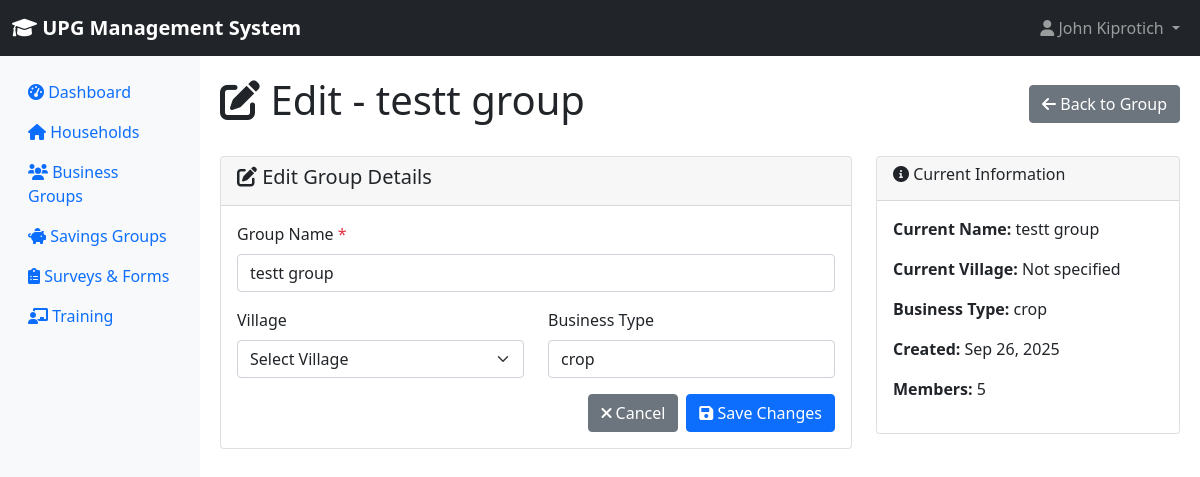
Page /business-groups/1/edit/ (signed in) on the committed database.
### accounts/models.py (models this page shows, shortened)
class User(AbstractUser):
    ROLE_CHOICES = [
        ('county_executive', 'County Executive (CECM & Governor)'),
        ('county_assembly', 'County Assembly Member'),
        ('ict_admin', 'ICT Administrator'),
        ('me_staff', 'M&E Staff'),
        ('field_associate', 'Field Associate/Mentor Supervisor'),
        ('mentor', 'Mentor'),
        ('beneficiary', 'Beneficiary'),
    ]
    email = models.EmailField(unique=True)
    role = models.CharField(max_length=20, choices=ROLE_CHOICES, default='mentor')
    phone_number = models.CharField(max_length=15, blank=True)
    office = models.CharField(max_length=100, blank=True)
    country = models.CharField(max_length=50, default='Kenya')
    is_active = models.BooleanField(default=True)
    created_at = models.DateTimeField(auto_now_add=True)
    updated_at = models.DateTimeField(auto_now=True)
    class Meta:
        db_table = 'upg_users'

### business_groups/models.py (models this page shows, shortened)
class BusinessGroup(models.Model):
    BUSINESS_HEALTH_CHOICES = [
        ('red', 'Red - Poor Performance'),
        ('yellow', 'Yellow - Fair Performance'),
        ('green', 'Green - Good Performance'),
    ]
    PARTICIPATION_STATUS_CHOICES = [
        ('active', 'Active'),
        ('withdrawn', 'Withdrawn'),
        ('suspended', 'Suspended'),
    ]
    BUSINESS_TYPE_CHOICES = [
        ('crop', 'Crop'),
        ('retail', 'Retail'),
        ('service', 'Service'),
        ('livestock', 'Livestock'),
        ('skill', 'Skill'),
    ]
    name = models.CharField(max_length=100)
    program = models.ForeignKey(Program, on_delete=models.CASCADE)
    current_business_health = models.CharField(max_length=10, choices=BUSINESS_HEALTH_CHOICES, default='yellow')
    participation_status = models.CharField(max_length=20, choices=PARTICIPATION_STATUS_CHOICES, default='active')
    group_size = models.IntegerField(default=2)
    business_type = models.CharField(max_length=20, choices=BUSINESS_TYPE_CHOICES)
    business_type_detail = models.CharField(max_length=100, blank=True)  # e.g., cereal, barber shop
    formation_date = models.DateField()
    created_at = models.DateTimeField(auto_now_add=True)
    updated_at = models.DateTimeField(auto_now=True)
    class Meta:
        db_table = 'upg_business_groups'

### business_groups/views.py (the view, shortened to what this page needs)
# urls.py: path('<int:pk>/edit/', views.group_edit, name='group_edit'),
@login_required
def group_edit(request, pk):
    group = get_object_or_404(BusinessGroup, pk=pk)
    programs = Program.objects.filter(status='active')
    context = {
        'group': group,
        'programs': programs,
        'business_type_choices': BusinessGroup.BUSINESS_TYPE_CHOICES,
        'page_title': f'Edit - {group.name}',
    }
    return render(request, 'business_groups/group_edit.html', context)

### core/context_processors.py (called while the page is built, shortened)
def system_alerts(request):
    if request.user.is_authenticated:
        from settings_module.models import SystemAlert, UserAlertDismissal
        from django.utils import timezone
        active_alerts = SystemAlert.objects.filter(
            is_active=True,
            show_until__gt=timezone.now()
        )
        user_alerts = []
        return {
            'system_alerts': user_alerts,
            'alerts_count': len(user_alerts),
        }
    return {}

### templates/business_groups/group_edit.html (shortened to what this page needs)
{% extends 'base.html' %}
{% block content %}
<div class="d-flex justify-content-between align-items-center mb-4">
    <h1><i class="fas fa-edit"></i> {{ page_title }}</h1>
    <a href="{% url 'business_groups:group_detail' group.pk %}" class="btn btn-secondary">
        <i class="fas fa-arrow-left"></i> Back to Group
    </a>
</div>
<div class="row">
    <div class="col-md-8">
        <div class="card">
            <div class="card-header">
                <h5><i class="fas fa-edit"></i> Edit Group Details</h5>
            </div>
            <div class="card-body">
                <form method="post">
                    <div class="mb-3">
                        <label for="name" class="form-label">Group Name <span class="text-danger">*</span></label>
                        <input type="text" class="form-control" id="name" name="name" value="{{ group.name }}" required>
                    </div>
                    <div class="row">
                        <div class="col-md-6 mb-3">
                            <label for="village" class="form-label">Village</label>
                            <select class="form-select" id="village" name="village">
                                <option value="">Select Village</option>
                            </select>
                        </div>
                        <div class="col-md-6 mb-3">
                            <label for="business_type" class="form-label">Business Type</label>
                            <input type="text" class="form-control" id="business_type" name="business_type" value="{{ group.business_type|default:'' }}" placeholder="e.g., Agriculture, Retail, Services">
                        </div>
                    </div>
                    <div class="d-flex justify-content-end gap-2">
                        <a href="{% url 'business_groups:group_detail' group.pk %}" class="btn btn-secondary">
                            <i class="fas fa-times"></i> Cancel
                        </a>
                        <button type="submit" class="btn btn-primary">
                            <i class="fas fa-save"></i> Save Changes
                        </button>
                    </div>
                </form>
            </div>
        </div>
    </div>
    <div class="col-md-4">
        <div class="card">
            <div class="card-header">
                <h6><i class="fas fa-info-circle"></i> Current Information</h6>
            </div>
            <div class="card-body">
                <p><strong>Current Name:</strong> {{ group.name }}</p>
                <p><strong>Current Village:</strong> {{ group.village.name|default:"Not specified" }}</p>
                <p><strong>Business Type:</strong> {{ group.business_type|default:"Not specified" }}</p>
                <p><strong>Created:</strong> {{ group.created_at|date:"M d, Y" }}</p>
                <p><strong>Members:</strong> {{ group.members.count|default:0 }}</p>
            </div>
        </div>
    </div>
</div>
{% endblock %}

### templates/base.html (shortened to what this page needs)
<!DOCTYPE html>
<html lang="en">
<head>
    <link href="https://cdn.jsdelivr.net/npm/bootstrap@5.1.3/dist/css/bootstrap.min.css" rel="stylesheet">
    <link href="https://cdnjs.cloudflare.com/ajax/libs/font-awesome/6.0.0/css/all.min.css" rel="stylesheet">
</head>
<body>
    <nav class="navbar navbar-expand-lg navbar-dark bg-dark">
        <div class="container-fluid">
            <a class="navbar-brand" href="{% url 'dashboard:dashboard' %}">
                <i class="fas fa-graduation-cap"></i> UPG Management System
            </a>
            {% if user.is_authenticated %}
            <div class="navbar-nav ms-auto">
                <div class="nav-item dropdown">
                    <a class="nav-link dropdown-toggle" href="#" role="button" data-bs-toggle="dropdown">
                        <i class="fas fa-user"></i> {{ user.get_full_name|default:user.username }}
                    </a>
                </div>
            </div>
            {% endif %}
        </div>
    </nav>
    <div class="container-fluid">
        <div class="row">
            {% if user.is_authenticated %}
            <nav class="col-md-2 d-none d-md-block sidebar">
                <div class="sidebar-sticky pt-3">
                    <ul class="nav flex-column">
                        <li class="nav-item">
                            <a class="nav-link {% if request.resolver_match.url_name == 'dashboard' %}active{% endif %}"
                               href="{% url 'dashboard:dashboard' %}">
                                <i class="fas fa-tachometer-alt"></i> Dashboard
                            </a>
                        </li>
                        {% if perms.can_view_households %}
                        <li class="nav-item">
                            <a class="nav-link" href="{% url 'households:household_list' %}">
                                <i class="fas fa-home"></i> Households
                            </a>
                        </li>
                        {% endif %}
                        {% if perms.can_view_business_groups %}
                        <li class="nav-item">
                            <a class="nav-link" href="{% url 'business_groups:group_list' %}">
                                <i class="fas fa-users"></i> Business Groups
                            </a>
                        </li>
                        {% endif %}
                        {% if perms.can_view_savings_groups %}
                        <li class="nav-item">
                            <a class="nav-link" href="{% url 'savings_groups:savings_list' %}">
                                <i class="fas fa-piggy-bank"></i> Savings Groups
                            </a>
                        </li>
                        {% endif %}
                        {% if perms.can_view_surveys %}
                        <li class="nav-item">
                            <a class="nav-link" href="{% url 'surveys:survey_list' %}">
                                <i class="fas fa-clipboard-list"></i> Surveys & Forms
                            </a>
                        </li>
                        {% endif %}
                        {% if perms.can_view_training %}
                        <li class="nav-item">
                            <a class="nav-link" href="{% url 'training:training_list' %}">
                                <i class="fas fa-chalkboard-teacher"></i> Training
                            </a>
                        </li>
                        {% endif %}
                    </ul>
                </div>
            </nav>
            {% endif %}
            <main role="main" class="{% if user.is_authenticated %}col-md-10 ml-sm-auto{% else %}col-12{% endif %} content-wrapper">
                {% block content %}{% endblock %}
            </main>
        </div>
    </div>
</body>
</html>

### templates/base.html (style rules this page uses)
.navbar-brand { font-weight: bold; }
.sidebar { min-height: 100vh; background-color: #f8f9fa; }
.content-wrapper { padding: 20px; }

### rows in the picture
User: get_full_name "John Kiprotich"
BusinessGroup: name "testt group", business_type "crop", created_at "Sep 26, 2025", members.count "5"

### other values in the picture
{{ page_title }} "Edit - testt group"
{{ group.village.name|default:"Not specified" }} "Not specified"
